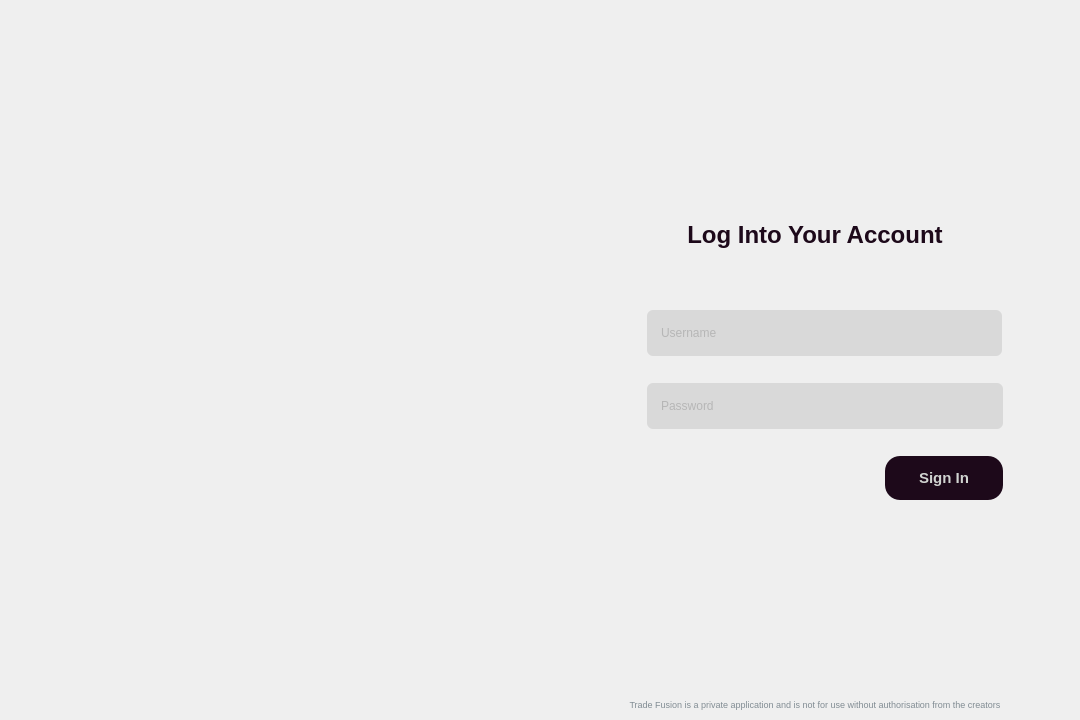
<?xml version="1.0" encoding="UTF-8"?>
<ui version="4.0">
 <class>MainWindow</class>
 <widget class="QMainWindow" name="MainWindow">
  <property name="geometry">
   <rect>
    <x>0</x>
    <y>0</y>
    <width>1080</width>
    <height>720</height>
   </rect>
  </property>
  <property name="windowTitle">
   <string>Login</string>
  </property>
  <widget class="QWidget" name="centralwidget">
   <widget class="QLabel" name="image_section">
    <property name="geometry">
     <rect>
      <x>0</x>
      <y>0</y>
      <width>550</width>
      <height>720</height>
     </rect>
    </property>
    <property name="styleSheet">
     <string notr="true">border-image: url(:/assets/login_background.png);</string>
    </property>
    <property name="text">
     <string> </string>
    </property>
   </widget>
   <widget class="QWidget" name="widget" native="true">
    <property name="geometry">
     <rect>
      <x>0</x>
      <y>0</y>
      <width>1080</width>
      <height>720</height>
     </rect>
    </property>
    <property name="styleSheet">
     <string notr="true"/>
    </property>
    <widget class="QLabel" name="image_frame">
     <property name="geometry">
      <rect>
       <x>0</x>
       <y>0</y>
       <width>550</width>
       <height>720</height>
      </rect>
     </property>
     <property name="styleSheet">
      <string notr="true">border-image: url(:/images/login_background.png);</string>
     </property>
     <property name="text">
      <string/>
     </property>
    </widget>
    <widget class="QWidget" name="body_frame" native="true">
     <property name="geometry">
      <rect>
       <x>550</x>
       <y>0</y>
       <width>890</width>
       <height>960</height>
      </rect>
     </property>
     <property name="styleSheet">
      <string notr="true">background-color: #EFEFEF;
</string>
     </property>
     <widget class="QLabel" name="sign_in_label">
      <property name="geometry">
       <rect>
        <x>21</x>
        <y>191</y>
        <width>488</width>
        <height>88</height>
       </rect>
      </property>
      <property name="font">
       <font>
        <family>Arial</family>
        <pointsize>18</pointsize>
        <weight>75</weight>
        <bold>true</bold>
       </font>
      </property>
      <property name="text">
       <string>&lt;html&gt;&lt;head/&gt;&lt;body&gt;&lt;p&gt;&lt;span style=&quot; color:#1d091a;&quot;&gt;Log Into Your Account&lt;/span&gt;&lt;/p&gt;&lt;/body&gt;&lt;/html&gt;</string>
      </property>
      <property name="alignment">
       <set>Qt::AlignCenter</set>
      </property>
     </widget>
     <widget class="QLineEdit" name="username">
      <property name="geometry">
       <rect>
        <x>97</x>
        <y>310</y>
        <width>355</width>
        <height>46</height>
       </rect>
      </property>
      <property name="font">
       <font>
        <family>Arial</family>
        <pointsize>9</pointsize>
       </font>
      </property>
      <property name="styleSheet">
       <string notr="true">QLineEdit {
	background-color: #D9D9D9;
	border: none;
	border-radius: 6px;
	color: #939393;
	padding: 12px;
}

QLineEdit:focus {
	background-color: #E7E3F4;
}</string>
      </property>
      <property name="placeholderText">
       <string>Username</string>
      </property>
     </widget>
     <widget class="QLineEdit" name="password">
      <property name="geometry">
       <rect>
        <x>97</x>
        <y>383</y>
        <width>356</width>
        <height>46</height>
       </rect>
      </property>
      <property name="font">
       <font>
        <family>Arial</family>
        <pointsize>9</pointsize>
       </font>
      </property>
      <property name="styleSheet">
       <string notr="true">QLineEdit {
	background-color: #D9D9D9;
	border: none;
	border-radius: 6px;
	color: #939393;
	padding: 12px;
}

QLineEdit:focus {
	background-color: #E7E3F4;
}</string>
      </property>
      <property name="inputMethodHints">
       <set>Qt::ImhHiddenText|Qt::ImhNoAutoUppercase|Qt::ImhNoPredictiveText|Qt::ImhSensitiveData</set>
      </property>
      <property name="echoMode">
       <enum>QLineEdit::Password</enum>
      </property>
      <property name="placeholderText">
       <string>Password</string>
      </property>
      <property name="clearButtonEnabled">
       <bool>false</bool>
      </property>
     </widget>
     <widget class="QPushButton" name="sign_in_button">
      <property name="geometry">
       <rect>
        <x>335</x>
        <y>456</y>
        <width>118</width>
        <height>44</height>
       </rect>
      </property>
      <property name="font">
       <font>
        <family>Arial</family>
        <pointsize>11</pointsize>
        <weight>75</weight>
        <bold>true</bold>
       </font>
      </property>
      <property name="styleSheet">
       <string notr="true">QPushButton {
	background-color: rgb(29, 9, 26);
	color: rgb(209, 212, 209);
	border-radius: 15px;
}

QPushButton:hover {
	background-color: #202134
}


QPushButton:pressed {
	background-color: #456689
}</string>
      </property>
      <property name="text">
       <string>Sign In</string>
      </property>
     </widget>
     <widget class="QLabel" name="footer_label">
      <property name="geometry">
       <rect>
        <x>0</x>
        <y>689</y>
        <width>530</width>
        <height>31</height>
       </rect>
      </property>
      <property name="font">
       <font>
        <family>Arial</family>
        <pointsize>7</pointsize>
       </font>
      </property>
      <property name="styleSheet">
       <string notr="true">color: #818C93;</string>
      </property>
      <property name="text">
       <string>Trade Fusion is a private application and is not for use without authorisation from the creators</string>
      </property>
      <property name="alignment">
       <set>Qt::AlignCenter</set>
      </property>
     </widget>
     <widget class="QLabel" name="invalid_credentials">
      <property name="enabled">
       <bool>true</bool>
      </property>
      <property name="geometry">
       <rect>
        <x>97</x>
        <y>456</y>
        <width>227</width>
        <height>41</height>
       </rect>
      </property>
      <property name="font">
       <font>
        <family>Arial</family>
       </font>
      </property>
      <property name="styleSheet">
       <string notr="true">color: #F94144;</string>
      </property>
      <property name="text">
       <string/>
      </property>
     </widget>
    </widget>
   </widget>
  </widget>
 </widget>
 <resources>
  <include location="../../assets/resources.qrc"/>
 </resources>
 <connections/>
</ui>
